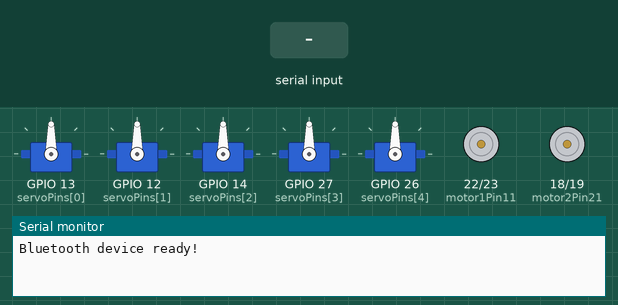
This sketch was run on a simulated ESP32. On the bench: 5 × servo, motor-driver pin pairs drawn as motors (green arrow = first pin HIGH = forward, orange = second pin HIGH = backward, longer = more drive, scaled by the enable pin), the last lines printed to the serial monitor. Inputs (shaded band) come from the test bench. Nothing arrives over Bluetooth unless stated.

Above: at 1.2 s.
1.3 s: "1\n" received over the second serial link
At 2.0 s:
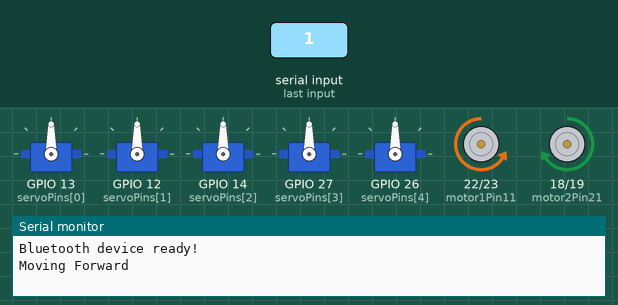
2.8 s: "2\n" received over the second serial link
At 3.1 s:
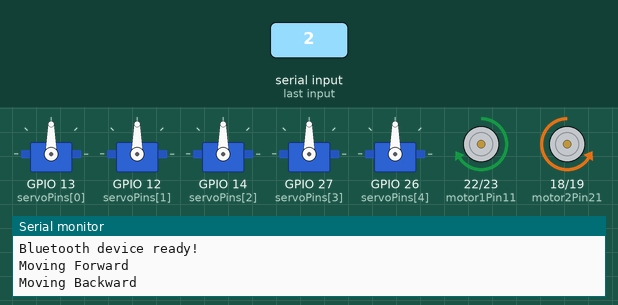
4.3 s: "3\n" received over the second serial link
At 5.5 s:
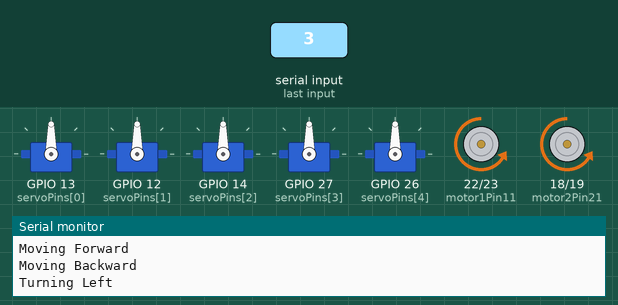
5.8 s: "4\n" received over the second serial link
At 6.6 s:
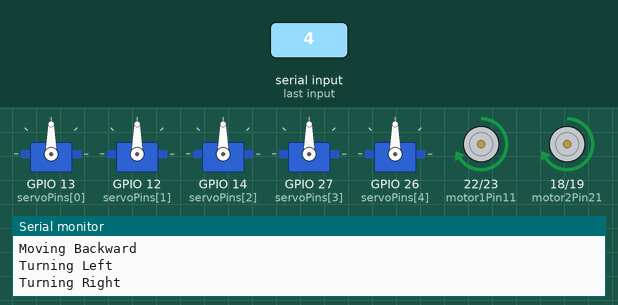
7.3 s: "5\n" received over the second serial link
At 7.7 s:
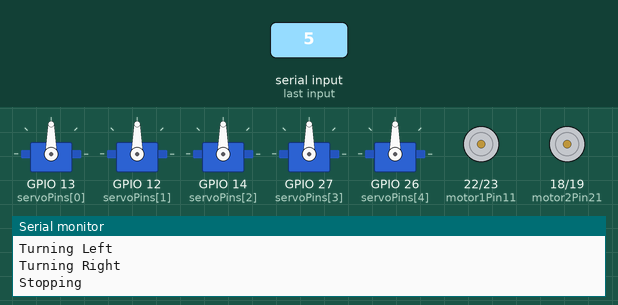
Timing chart, 0 to 9.8 s (numbered marks = the images above; inputs shaded):
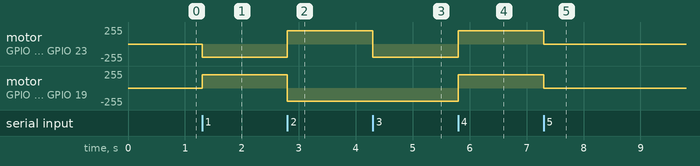

The sketch:

1Robotic.ino
```cpp
#include <Arduino.h>
#include "BluetoothSerial.h"
#include <ESP32Servo.h>
BluetoothSerial SerialBT;
// === DC MOTOR PINS ===
int motor1Pin11 = 22; // LEFT FRONT MOTOR IN1
int motor1Pin12 = 23; // LEFT FRONT MOTOR IN2
int motor2Pin21 = 18; // RIGHT FRONT MOTOR IN3
int motor2Pin22 = 19; // RIGHT FRONT MOTOR IN4
int motor1_en = 21; // ENA
int motor2_en = 5;  // ENB
int dutyCycle1 = 200; // PWM duty cycle for motor 1
int dutyCycle2 = 200; // PWM duty cycle for motor 2
// === SERVO SETTINGS ===
const int servoPins[5] = {13, 12, 14, 27, 26};
Servo servos[5];
// === INPUT BUFFER ===
String inputString = "";
bool stringComplete = false;
void setup() {
  Serial.begin(115200);
  SerialBT.begin("esp32_agri_robot");
  Serial.println("Bluetooth device ready!");
  // DC Motor setup
  pinMode(motor1Pin11, OUTPUT);
  pinMode(motor1Pin12, OUTPUT);
  pinMode(motor2Pin21, OUTPUT);
  pinMode(motor2Pin22, OUTPUT);
  ledcAttach(motor1_en, 30000, 8); // 30kHz, 8-bit
  ledcAttach(motor2_en, 30000, 8);
  // Servo Setup
  for (int i = 0; i < 5; i++) {
    servos[i].attach(servoPins[i]);
  }
}
void loop() {
  while (SerialBT.available()) {
    char inChar = (char)SerialBT.read();
    if (inChar == '\n') {
      stringComplete = true;
    } else {
      inputString += inChar;
    }
  }
  if (stringComplete) {
    handleInput(inputString);
    inputString = "";
    stringComplete = false;
  }
}
// === Command Handler ===
void handleInput(String cmd) {
  cmd.trim();
  if (cmd.length() == 1) {
    char ch = cmd.charAt(0);
    switch (ch) {
      case '1': mob_forward(); break;
      case '2': mob_backward(); break;
      case '3': mob_left(); break;
      case '4': mob_right(); break;
      case '5': mob_stop(); break;
      default: Serial.println("Unknown motor command");
    }
  } else if (cmd.startsWith("s")) {
    int spaceIndex = cmd.indexOf(' ');
    if (spaceIndex > 1 && spaceIndex < cmd.length() - 1) {
      int servoNum = cmd.substring(1, spaceIndex).toInt();
      int angle = cmd.substring(spaceIndex + 1).toInt();
      if (servoNum >= 1 && servoNum <= 5 && angle >= 0 && angle <= 180) {
        servos[servoNum - 1].write(angle);
        Serial.printf("Servo %d moved to %d degrees.\n", servoNum, angle);
      } else {
        Serial.println("Invalid servo number or angle (1–5, 0–180)");
      }
    } else {
      Serial.println("Invalid servo command. Format: sN angle (e.g., s2 90)");
    }
  } else {
    Serial.println("Invalid command");
  }
}
// === DC MOTOR CONTROL FUNCTIONS ===
void mob_forward() {
  ledcWrite(motor1_en, dutyCycle1);
  ledcWrite(motor2_en, dutyCycle2);
  digitalWrite(motor1Pin11, LOW); digitalWrite(motor1Pin12, HIGH);
  digitalWrite(motor2Pin21, HIGH); digitalWrite(motor2Pin22, LOW);
  Serial.println("Moving Forward");
}
void mob_backward() {
  ledcWrite(motor1_en, dutyCycle1);
  ledcWrite(motor2_en, dutyCycle2);
  digitalWrite(motor1Pin11, HIGH); digitalWrite(motor1Pin12, LOW);
  digitalWrite(motor2Pin21, LOW); digitalWrite(motor2Pin22, HIGH);
  Serial.println("Moving Backward");
}
void mob_left() {
  ledcWrite(motor1_en, dutyCycle1);
  ledcWrite(motor2_en, dutyCycle2);
  digitalWrite(motor1Pin11, LOW); digitalWrite(motor1Pin12, HIGH);
  digitalWrite(motor2Pin21, LOW); digitalWrite(motor2Pin22, HIGH);
  Serial.println("Turning Left");
}
void mob_right() {
  ledcWrite(motor1_en, dutyCycle1);
  ledcWrite(motor2_en, dutyCycle2);
  digitalWrite(motor1Pin11, HIGH); digitalWrite(motor1Pin12, LOW);
  digitalWrite(motor2Pin21, HIGH); digitalWrite(motor2Pin22, LOW);
  Serial.println("Turning Right");
}
void mob_stop() {
  digitalWrite(motor1Pin11, LOW); digitalWrite(motor1Pin12, LOW);
  digitalWrite(motor2Pin21, LOW); digitalWrite(motor2Pin22, LOW);
  Serial.println("Stopping");
}  
```

Measured:
- after the input at 1.3 s, motor on GPIO 22 (motor1Pin11) / GPIO 23 (motor1Pin12): stopped → backward 199/255 at once; motor on GPIO 18 (motor2Pin21) / GPIO 19 (motor2Pin22): stopped → forward 199/255 at once
- after the input at 2.8 s, motor on GPIO 22 (motor1Pin11) / GPIO 23 (motor1Pin12): backward 199/255 → forward 199/255 at once; motor on GPIO 18 (motor2Pin21) / GPIO 19 (motor2Pin22): forward 199/255 → backward 199/255 at once
- after the input at 4.3 s, motor on GPIO 22 (motor1Pin11) / GPIO 23 (motor1Pin12): forward 199/255 → backward 199/255 at once
- after the input at 5.8 s, motor on GPIO 22 (motor1Pin11) / GPIO 23 (motor1Pin12), motor on GPIO 18 (motor2Pin21) / GPIO 19 (motor2Pin22): backward 199/255 → forward 199/255 at once
- after the input at 7.3 s, motor on GPIO 22 (motor1Pin11) / GPIO 23 (motor1Pin12), motor on GPIO 18 (motor2Pin21) / GPIO 19 (motor2Pin22): forward 199/255 → stopped at once
